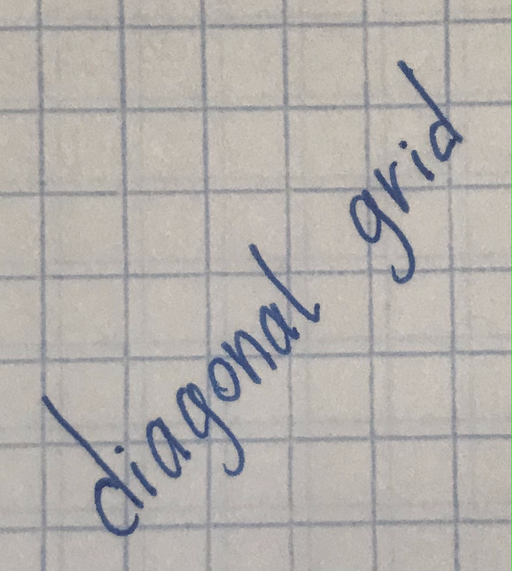
#> input picture assets/test_input_11.png, 512 x 571 px, given in place of test_input_11_ans.png, which was not available
$ python cleaner.py assets/test_input_11.png
#> lines starting #> are read from the running program, lines starting #| are printed output that depends on the picture; pictures that were not available may be replaced by others from this repository, and a replacement may not be noted
import os
import sys
import math
import numpy as np
import matplotlib.pyplot as plt
from PIL import Image


def dist(x, y):
    return math.sqrt(x * x + y * y)


def get_border_grid_and_ink(dists_from_white):
    dists = set()
    for distance in dists_from_white:
        dists.add(int(distance))
    dists_from = []
    for i in dists:
        dists_from.append((i, np.searchsorted(dists_from_white, i, side='right')))
    return (dists_from_white[int(len(dists_from_white) * 0.99)] +
            dists_from_white[len(dists_from_white) // 2]) / 2


def plot_hist(dists_from_white, in_file_name):
    plt.suptitle(in_file_name)
    plt.hist(dists_from_white, 256)
    border = get_border_grid_and_ink(dists_from_white)
    plt.axvline(x=border, color='r', linestyle='-')
    plt.show()


def plot_sorted(dists_from_white, in_file_name):
    plt.plot(dists_from_white)
    plt.suptitle(in_file_name)
    border = get_border_grid_and_ink(dists_from_white)
    plt.axhline(y=border, color='r', linestyle='-')
    plt.show()


def get_dists_from_white(image):
    dists_from_white = []
    for i in range(image.size[0]):
        for j in range(image.size[1]):
            dists_from_white.append(dist(255 - image.getpixel((i, j))[2],
                                         image.getpixel((i, j))[1]))
    dists_from_white = np.array(dists_from_white)
    dists_from_white.sort()
    return dists_from_white


def get_ans_image(image, border):
    ans_image = image
    for i in range(ans_image.size[0]):
        for j in range(ans_image.size[1]):
            if dist(255 - ans_image.getpixel((i, j))[2],
                    ans_image.getpixel((i, j))[1]) < border:
                ans_image.putpixel((i, j), (0, 0, 255))
    return ans_image


def save_ans(ans_image, in_file_name):
    dot_index = in_file_name.find('.')
    ans_file_name = in_file_name[:dot_index] + "_ans.png"
    ans_image = ans_image.convert('RGB')
    try:
        ans_image.save(ans_file_name, "PNG")
    except OSError:
        raise Warning("Warning: Skipped file " + in_file)
        pass


def rid_of_shadows(in_file_name):
    os.system('python shadow_eraser.py ' + in_file_name)
    dot_index = in_file.find('.')
    shadow_free_file_name = in_file[:dot_index] + "_ans.png"
    try:
        shadow_free_image = Image.open(shadow_free_file_name)
        return shadow_free_image
    except OSError:
        raise Warning("Warning: Skipped file " + in_file)
        pass


def rid_of_grid(in_file_name):
#> called with in_file_name = 'assets/test_input_11.png'
    in_image = rid_of_shadows(in_file)
#> in rid_of_shadows, shadow_free_image is the input picture: PIL image 512x571 RGB; mean R, G, B 179.5, 175.7, 172.3
    image = in_image.convert('HSV')
#> image: PIL image 512x571 HSV; mean H, S, V 44.7, 16.5, 181.7
    dists_from_white = get_dists_from_white(image)
#> after the loop in get_dists_from_white, `for i in range(image.size[0]):`: dists_from_white = 292352 items
    border = get_border_grid_and_ink(dists_from_white)
#> the loop in get_border_grid_and_ink, `for distance in dists_from_white:` made 292352 passes
#> distance on passes 1 to 3: 42.45, 42.95, 44.29
#> after the loop in get_border_grid_and_ink, `for distance in dists_from_white:`: dists = 171 items
#> the loop in get_border_grid_and_ink, `for i in dists:` made 171 passes
#> i on passes 1 to 3: 42, 44, 45
#> after the loop in get_border_grid_and_ink, `for i in dists:`: dists_from = 171 pairs, first value 42 to 220, second value 0 to 292351
#> border = 123.5
    plot_hist(dists_from_white, in_file_name)
#> the loop in get_border_grid_and_ink (call 2), `for distance in dists_from_white:` made 292352 passes
#> the loop in get_border_grid_and_ink (call 2), `for i in dists:` made 171 passes
#> in plot_hist, `plt.show()`:
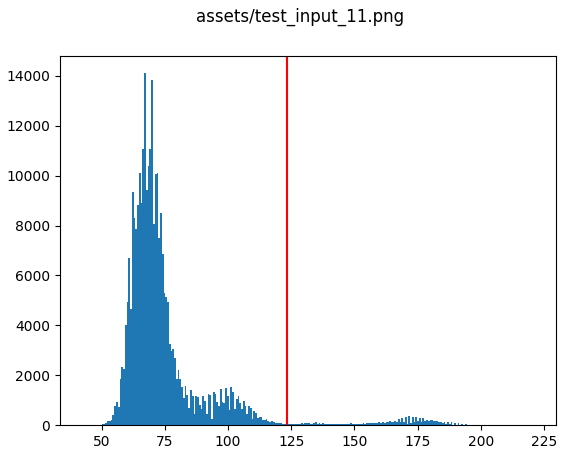
#> figure drawn by matplotlib, 1 panel; tallest bar 14102 high, from x = 66.83 to 67.53
    ans_image = get_ans_image(image, border)
#> after the loop in get_ans_image, `for i in range(ans_image.size[0]):`: ans_image: PIL image 512x571 HSV; mean H, S, V 5.6, 3.5, 250.2
    save_ans(ans_image, in_file_name)
#> in save_ans, `ans_image = ans_image.convert('RGB')`:
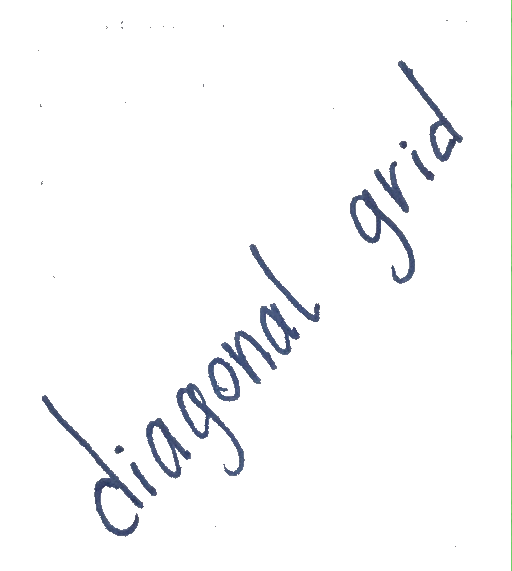
#> ans_image: PIL image 512x571 RGB; mean R, G, B 248.5, 249.1, 250


if __name__ == '__main__':
    for in_file in sys.argv[1:]:
        try:
            rid_of_grid(in_file)
        except OSError:
            raise Warning("Warning: Skipped file " + in_file)
            pass

$ run again, on assets/test_input_12.png
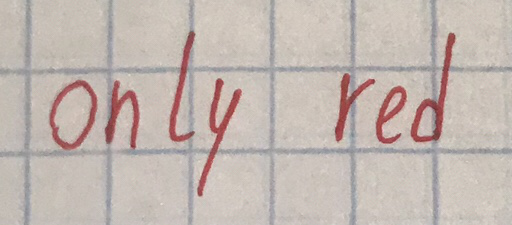
#> input picture assets/test_input_12.png, 512 x 225 px, given in place of test_input_12_ans.png, which was not available
#> in rid_of_shadows, shadow_free_image is the input picture: PIL image 512x225 RGB; mean R, G, B 194.7, 183.1, 176.9
#> image: PIL image 512x225 HSV; mean H, S, V 40.3, 24.3, 194.9
#> after the loop in get_dists_from_white, `for i in range(image.size[0]):`: dists_from_white = 115200 items
#> the loop in get_border_grid_and_ink, `for distance in dists_from_white:` made 115200 passes
#> distance on passes 1 to 3: 28.6, 31.91, 34.99
#> after the loop in get_border_grid_and_ink, `for distance in dists_from_white:`: dists = 169 items
#> the loop in get_border_grid_and_ink, `for i in dists:` made 169 passes
#> i on passes 1 to 3: 28, 31, 34
#> after the loop in get_border_grid_and_ink, `for i in dists:`: dists_from = 169 pairs, first value 28 to 207, second value 0 to 115199
#> in rid_of_grid, `border = get_border_grid_and_ink(dists_from_white)`: border = 114.3
#> the loop in get_border_grid_and_ink (call 2), `for distance in dists_from_white:` made 115200 passes
#> the loop in get_border_grid_and_ink (call 2), `for i in dists:` made 169 passes
#> in plot_hist, `plt.show()`:
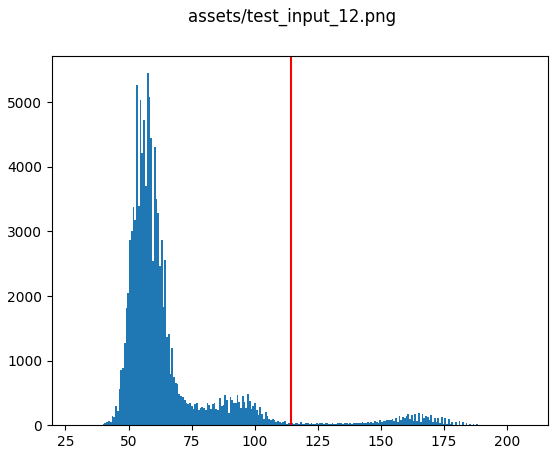
#> figure drawn by matplotlib, 1 panel; tallest bar 5450 high, from x = 57.21 to 57.91
#> in save_ans, `ans_image = ans_image.convert('RGB')`:
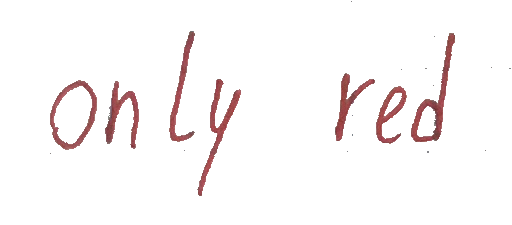
#> ans_image: PIL image 512x225 RGB; mean R, G, B 249.8, 246.2, 246.3

$ run again, on assets/test_input_13.png
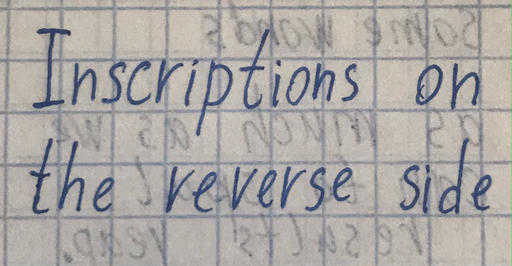
#> input picture assets/test_input_13.png, 512 x 266 px, given in place of test_input_13_ans.png, which was not available
#> in rid_of_shadows, shadow_free_image is the input picture: PIL image 512x266 RGB; mean R, G, B 170.2, 166.5, 164.5
#> image: PIL image 512x266 HSV; mean H, S, V 56.3, 20.7, 174
#> after the loop in get_dists_from_white, `for i in range(image.size[0]):`: dists_from_white = 136192 items
#> the loop in get_border_grid_and_ink, `for distance in dists_from_white:` made 136192 passes
#> distance on passes 1 to 3: 42.2, 42.44, 43.01
#> after the loop in get_border_grid_and_ink, `for distance in dists_from_white:`: dists = 188 items
#> after the loop in get_border_grid_and_ink, `for i in dists:`: dists_from = 188 pairs, first value 42 to 235, second value 0 to 136191
#> in rid_of_grid, `border = get_border_grid_and_ink(dists_from_white)`: border = 134.4
#> the loop in get_border_grid_and_ink (call 2), `for distance in dists_from_white:` made 136192 passes
#> in plot_hist, `plt.show()`:
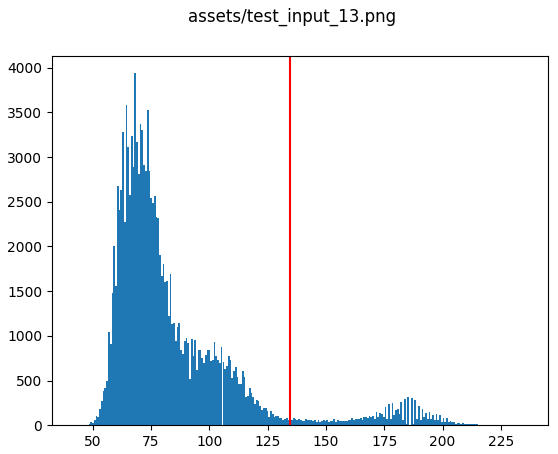
#> figure drawn by matplotlib, 1 panel; tallest bar 3939 high, from x = 67.88 to 68.63
#> in save_ans, `ans_image = ans_image.convert('RGB')`:
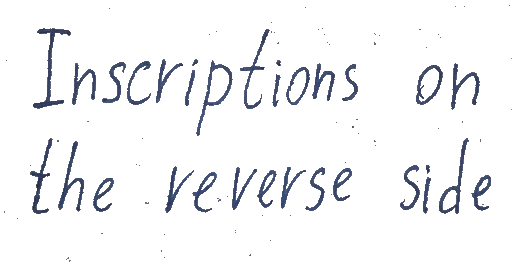
#> ans_image: PIL image 512x266 RGB; mean R, G, B 243.1, 243.8, 245.7
